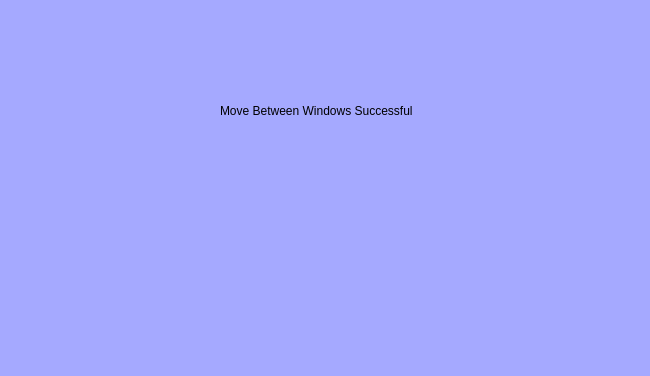
<?xml version="1.0" encoding="UTF-8"?>
<ui version="4.0">
 <class>Dialog</class>
 <widget class="QDialog" name="Dialog">
  <property name="geometry">
   <rect>
    <x>0</x>
    <y>0</y>
    <width>650</width>
    <height>376</height>
   </rect>
  </property>
  <property name="windowTitle">
   <string>Dialog</string>
  </property>
  <widget class="QWidget" name="widget" native="true">
   <property name="geometry">
    <rect>
     <x>0</x>
     <y>0</y>
     <width>651</width>
     <height>381</height>
    </rect>
   </property>
   <property name="styleSheet">
    <string notr="true">background-color:rgb(165, 169, 255)</string>
   </property>
   <widget class="QLabel" name="label">
    <property name="geometry">
     <rect>
      <x>220</x>
      <y>80</y>
      <width>301</width>
      <height>61</height>
     </rect>
    </property>
    <property name="text">
     <string>Move Between Windows Successful</string>
    </property>
   </widget>
  </widget>
 </widget>
 <resources/>
 <connections/>
</ui>
